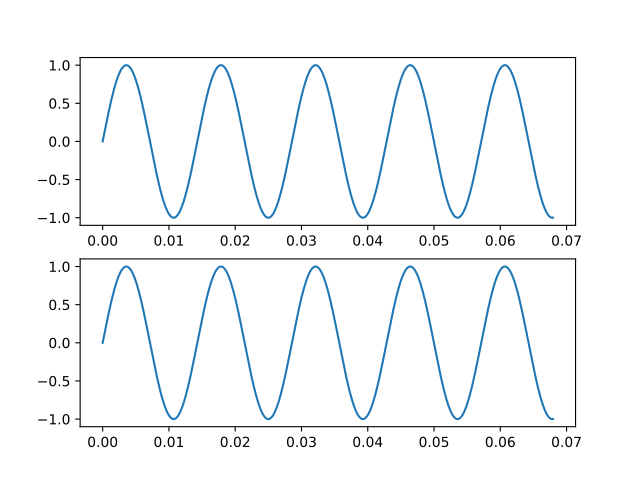

This figure's Python source:
from matplotlib import pyplot as plt
import numpy as np

A = 1
f = 440
T = 3
rate = 44100

tc = np.linspace(0, T, rate)

fig, axs = plt.subplots(2)
# sin
s = A * np.sin(f * tc)
axs[0].plot(tc[:1000], s[:1000])
# cos
s = A * np.cos(f * tc - np.pi / 2)
axs[1].plot(tc[:1000], s[:1000])

plt.savefig("ex1.pdf")
plt.show()
